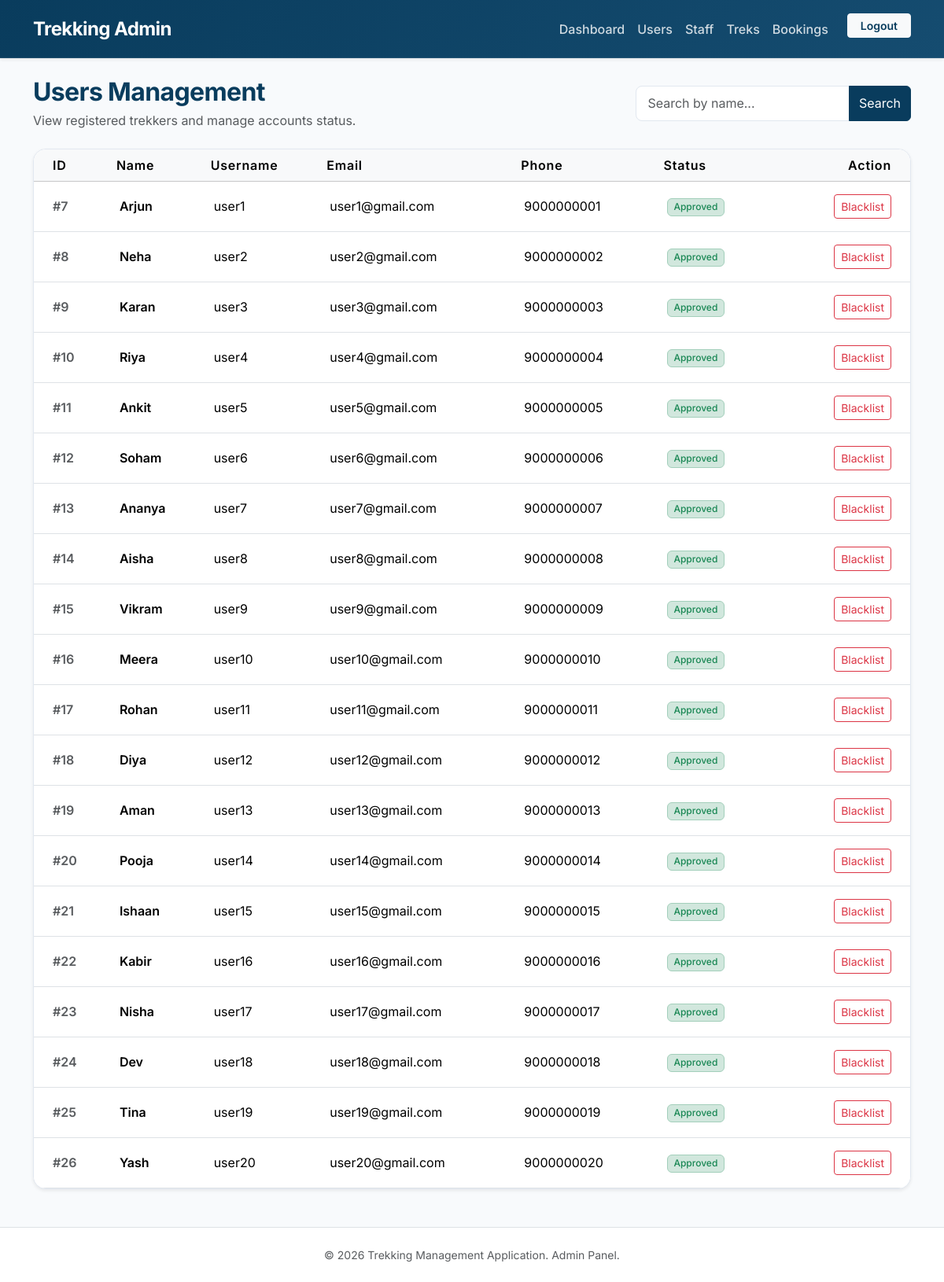
The app's page /admin/users (signed in) with its own data.
### models.py (models this page shows, shortened)
class User(UserMixin, db.Model):
    __tablename__ = "user"
    id = db.Column(db.Integer, primary_key=True)
    username = db.Column(db.String(100), unique=True, nullable=False)
    email = db.Column(db.String(100), unique=True, nullable=False)
    name = db.Column(db.String(100), nullable=False)
    phone = db.Column(db.String(20))
    password = db.Column(db.String(255), nullable=False)
    role = db.Column(db.String(20), default="user")
    status = db.Column(db.String(20),default="approved")
    bookings = db.relationship("Booking", backref="user", lazy=True)

### routes/admin.py (the view)
@admin.route("/users")
@login_required
@admin_required
def users():
    search = request.args.get("search", "")
    if search:
        users = User.query.filter(
            User.role == "user",
            User.name.contains(search)
        ).all()
    else:
        users = User.query.filter_by(role="user").all()
    return render_template("admin/users.html",users=users,search=search)

### app.py (called while the page is built)
@login_manager.user_loader
def load_user(user_id):
    return User.query.get(int(user_id))

### routes/admin.py (called while the page is built)
def admin_required(func):
    @wraps(func)
    def wrapper(*args, **kwargs):
        if not current_user.is_authenticated:
            return redirect(url_for("auth.login"))
        if current_user.role != "admin":
            flash("Access Denied!", "danger")
            return redirect(url_for("auth.login"))
        return func(*args, **kwargs)
    return wrapper

### templates/admin/users.html (shortened to what this page needs)
{% extends "admin/base.html" %}
{% block content %}
<div class="row align-items-center mb-4">
    <div class="col-md-6">
        <h2 class="fw-bold mb-1" style="color: var(--primary); letter-spacing: -0.02em;">Users Management</h2>
        <p class="text-muted mb-0">View registered trekkers and manage accounts status.</p>
    </div>
    <div class="col-md-6 mt-3 mt-md-0">
        <form method="GET" class="d-flex justify-content-md-end">
            <div class="input-group" style="max-width: 350px;">
                <input type="text" name="search" class="form-control" placeholder="Search by name..." value="{{ search }}">
                <button class="btn btn-primary" type="submit">Search</button>
            </div>
        </form>
    </div>
</div>
<div class="card shadow-sm">
    <div class="table-responsive">
        <table class="table table-hover align-middle mb-0 bg-white">
            <thead class="table-light">
                <tr>
                    <th class="ps-4">ID</th>
                    <th>Name</th>
                    <th>Username</th>
                    <th>Email</th>
                    <th>Phone</th>
                    <th>Status</th>
                    <th class="text-end pe-4" width="180">Action</th>
                </tr>
            </thead>
            <tbody>
            {% for user in users %}
                <tr>
                    <td class="ps-4 text-muted fw-semibold">#{{ user.id }}</td>
                    <td class="fw-semibold">{{ user.name }}</td>
                    <td>{{ user.username }}</td>
                    <td>{{ user.email }}</td>
                    <td>{{ user.phone or '-' }}</td>
                    <td>
                        {% if user.status == "approved" %}
                            <span class="badge bg-success-subtle text-success border border-success-subtle">
                                Approved
                            </span>
                        {% elif user.status == "blacklisted" %}
                            <span class="badge bg-danger-subtle text-danger border border-danger-subtle">
                                Blacklisted
                            </span>
                        {% else %}
                            <span class="badge bg-warning-subtle text-warning border border-warning-subtle text-dark">
                                {{ user.status|capitalize }}
                            </span>
                        {% endif %}
                    </td>
                    <td class="text-end pe-4">
                        {% if user.status == "approved" %}
                            <a href="{{ url_for('admin.blacklist_user', id=user.id) }}" class="btn btn-sm btn-outline-danger">
                                Blacklist
                            </a>
                        {% else %}
                            <a href="{{ url_for('admin.unblacklist_user', id=user.id) }}" class="btn btn-sm btn-outline-success">
                                Restore
                            </a>
                        {% endif %}
                    </td>
                </tr>
            {% else %}
                <tr>
                    <td colspan="7" class="text-center py-4 text-muted">
                        No users found matching your search.
                    </td>
                </tr>
            {% endfor %}
            </tbody>
        </table>
    </div>
</div>
{% endblock %}

### static/css/style.css (style rules this page uses)
:root { --primary: #093c5d; --primary-light: #154c70; --secondary: #3b7597; --accent: #5df8d8; --bg-light: #f8fafc; --card-bg: #ffffff; --text-main: #1e293b; --text-muted: #64748b; --border-color: #e2e8f0; }
body { font-family: 'Inter', system-ui, -apple-system, sans-serif; background-color: var(--bg-light); color: var(--text-main); display: flex; flex-direction: column; min-height: 100vh; margin: 0; }
.btn-primary { background-color: var(--primary); border-color: var(--primary); transition: all 0.2s ease; }
.card { background-color: var(--card-bg); border: 1px solid var(--border-color); border-radius: 1rem; transition: all 0.3s cubic-bezier(0.4, 0, 0.2, 1); }
.table-responsive { border-radius: 1rem; }
.table th { font-weight: 600; letter-spacing: 0.05em; }
.table td { padding: 1rem 0.75rem; }
.badge { font-weight: 500; padding: 0.35em 0.65em; border-radius: 0.375rem; }
.form-control, .form-select { border: 1px solid var(--border-color); border-radius: 0.5rem; padding: 0.6rem 0.9rem; transition: all 0.2s ease; }

### records on screen
User: id "7", name "Arjun", username "user1", email "user1@gmail.com", phone "9000000001", status "Approved"
User: id "8", name "Neha", username "user2", email "user2@gmail.com", phone "9000000002", status "Approved"
User: id "9", name "Karan", username "user3", email "user3@gmail.com", phone "9000000003", status "Approved"
User: id "10", name "Riya", username "user4", email "user4@gmail.com", phone "9000000004", status "Approved"
User: id "11", name "Ankit", username "user5", email "user5@gmail.com", phone "9000000005", status "Approved"
User: id "12", name "Soham", username "user6", email "user6@gmail.com", phone "9000000006", status "Approved"
User: id "13", name "Ananya", username "user7", email "user7@gmail.com", phone "9000000007", status "Approved"
User: id "14", name "Aisha", username "user8", email "user8@gmail.com", phone "9000000008", status "Approved"
User: id "15", name "Vikram", username "user9", email "user9@gmail.com", phone "9000000009", status "Approved"
User: id "16", name "Meera", username "user10", email "user10@gmail.com", phone "9000000010", status "Approved"
User: id "17", name "Rohan", username "user11", email "user11@gmail.com", phone "9000000011", status "Approved"
User: id "18", name "Diya", username "user12", email "user12@gmail.com", phone "9000000012", status "Approved"
User: id "19", name "Aman", username "user13", email "user13@gmail.com", phone "9000000013", status "Approved"
User: id "20", name "Pooja", username "user14", email "user14@gmail.com", phone "9000000014", status "Approved"
User: id "21", name "Ishaan", username "user15", email "user15@gmail.com", phone "9000000015", status "Approved"
User: id "22", name "Kabir", username "user16", email "user16@gmail.com", phone "9000000016", status "Approved"
User: id "23", name "Nisha", username "user17", email "user17@gmail.com", phone "9000000017", status "Approved"
User: id "24", name "Dev", username "user18", email "user18@gmail.com", phone "9000000018", status "Approved"
User: id "25", name "Tina", username "user19", email "user19@gmail.com", phone "9000000019", status "Approved"
User: id "26", name "Yash", username "user20", email "user20@gmail.com", phone "9000000020", status "Approved"
